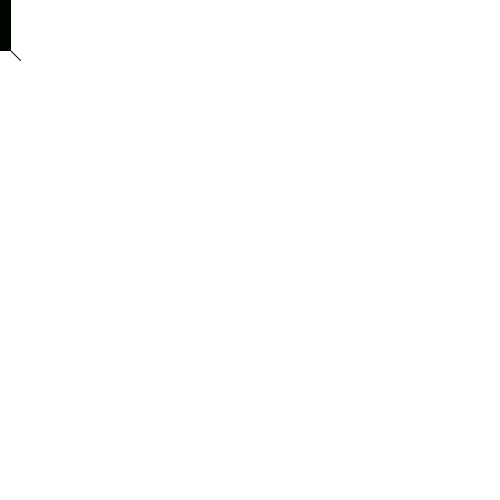
Frame 1 (no input)
Frame 60 (the mouse pressed at the canvas centre just before this capture): identical to frame 1, image omitted
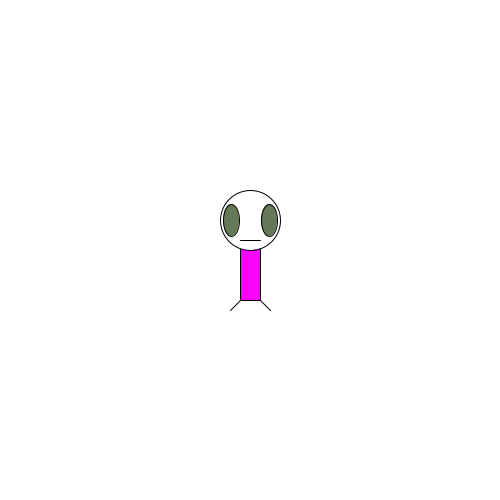
Frame 120 (the mouse held since frame 60 and released just before this capture)

The Processing sketch that drew these frames (run headless with seeded random() and noise(); from frame 60 on, the mouse is pressed at the canvas centre):

// Processing sketch: processing_93359
// ── processing_93359.pde

int t = 300;

void setup() {
size(500,500);
frameRate(30);
}

void draw() {
background(255);

ellipseMode(CENTER);
rectMode(CENTER);

stroke(0);
fill(mouseX,5,mouseY);
rect(mouseX,mouseY,20,100);
//100,100

stroke(0);
fill(255);
ellipse(mouseX,mouseY-30,60,60);
//100,70

fill(random(255),random(255),random(255));
ellipse(mouseX-19,mouseY-30,16,32);
ellipse(mouseX+19,mouseY-30,16,32);
//81,70   119,70

stroke(0);
line(mouseX-10,mouseY+50,mouseX-20,mouseY+60);
line(mouseX+10,mouseY+50,mouseX+20,mouseY+60);
line(mouseX-10,mouseY-10,mouseX+10,mouseY-10);
}
//90,150,80,160
//110,150,120,160
//90,90,110,90

void mousePressed() {
ellipse(mouseX,mouseY,t,t);
fill(random(255));
}
